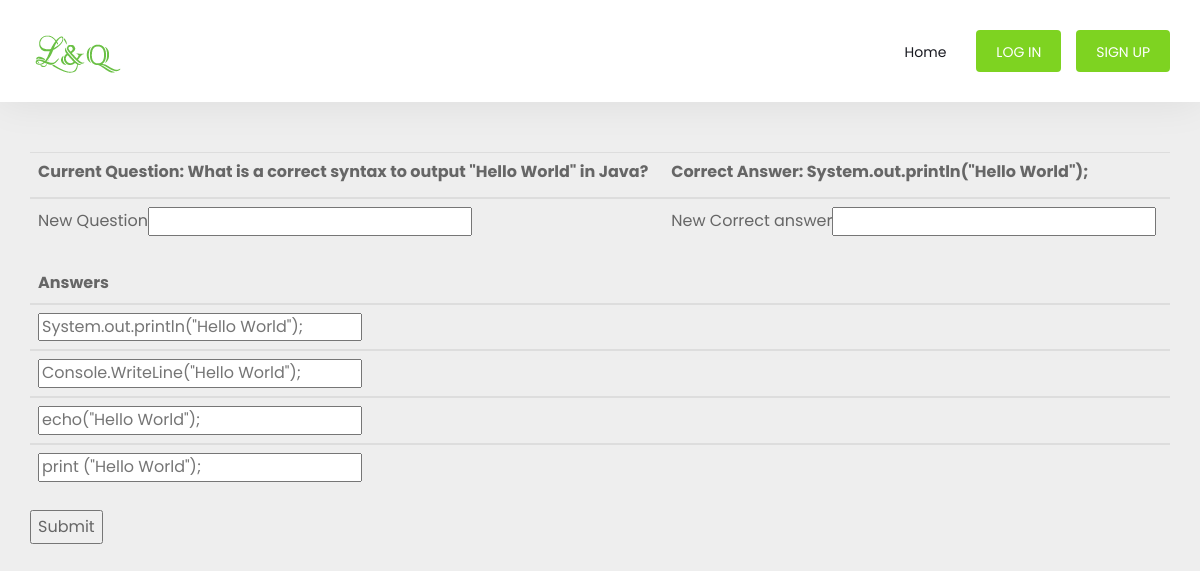
Page /customquiz/editques/14 on the committed database.
### participants/models.py (models this page shows, shortened)
class Question(models.Model):
	ques = models.TextField()
	correct_ans = models.CharField(max_length = 100)
	title = models.ForeignKey(Course, on_delete = models.CASCADE)

class Answer(models.Model):
	ans = models.CharField(max_length=100)
	ques = models.ForeignKey(Question, on_delete = models.CASCADE)

### customquiz/views.py (the view)
# urls.py: path('customquiz/editques/<int:pk>', views.editques, name = 'editques'),
def editques(request, pk):
	if request.method == 'POST':
		try:
			q = Question.objects.get(pk=pk)
			a1 = Answer.objects.filter(ques_id = pk)[0:1].get()
			a2 = Answer.objects.filter(ques_id = pk)[1:2].get()
			a3 = Answer.objects.filter(ques_id = pk)[2:3].get()
			a4 = Answer.objects.filter(ques_id = pk)[3:4].get()
			q.ques = request.POST['newques']
			q.correct_ans = request.POST['corans']
			a1.ans = str(request.POST.getlist('newans')[0:1])
			a2.ans = str(request.POST.getlist('newans')[1:2])
			a3.ans = str(request.POST.getlist('newans')[2:3])
			a4.ans = str(request.POST.getlist('newans')[3:4])
			q.save()
			a1.save()
			a2.save()
			a3.save()
			a4.save()
			title = Course.objects.get(pk=q.title_id)
			questions = Question.objects.filter(title_id=title.pk)
			return render(request, 'customquiz/showques.html', context={'question':questions, 'course':title})
		except:
			messages.info(request, "You can only edit the questions with 4 options")
			return HttpResponseRedirect("")
	else:
		questions = Question.objects.get(pk=pk)
		answers = Answer.objects.filter(ques_id = pk)
		return render(request, 'customquiz/editques.html', context={'question':questions, 'answers':answers})

### customquiz/templates/customquiz/editques.html (shortened to what this page needs)
{% extends 'header.html' %}
{% load static %}
{% block content %}
<div class="container" style="margin-top: 50px;">
	<table class = "table table-hover">
	<form method="post" action="{% url 'customquiz:editques' question.pk %}">
	<thead>
		<tr>
			<th><label>Current Question: {{question.ques}}</label></th>
			<th><label>Correct Answer: {{question.correct_ans}}</label></th>
		</tr>
	</thead>
	<tbody>
		<tr>
			<td>New Question<input type="text" name="newques" required="True"></td>
			<td>New Correct answer<input type="text" name="corans" required="True"></td>
		</tr>
	</tbody>
	<table class = "table table-hover">
		<thead>
			<tr>
				<th>Answers</th>
			</tr>
		</thead>
	{% for a in answers %}
		<tbody>
			<tr>
				<td><input type="text" name="newans" placeholder="{{a.ans}}" required="True"></td>
			</tr>
			{% endfor %}
		</tbody>
	</table>
	<button type="submit" value="Submit">Submit</button>
	</form>
	</table>
</div>
{% endblock %}

### rows in the picture
Question: ques "What is a correct syntax to output \"Hello World\" in Java?", correct_ans "System.out.println(\"Hello World\");"
Answer: newans "System.out.println(\"Hello World\");"
Answer: newans "Console.WriteLine(\"Hello World\");"
Answer: newans "echo(\"Hello World\");"
Answer: newans "print (\"Hello World\");"
